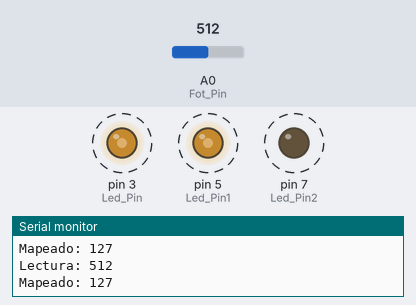
Bench run of a sketch on a simulated Arduino Uno, built with avr-gcc and run on an emulated ATmega328P. On the bench: output pins drawn as LEDs (lit = HIGH), the last lines printed to the serial monitor. Dashed ring = blinking. The inputs (shaded band) are chosen by the test bench; at power-on: A0 (Fot_Pin) = 512.

Above: at 1.0 s.
1.7 s: A0 (Fot_Pin) set to 716
5.3 s: A0 (Fot_Pin) set to 900
8.9 s: A0 (Fot_Pin) set to 122
At 9.0 s:
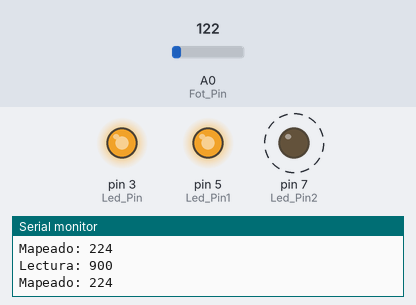
12.5 s: A0 (Fot_Pin) set to 0
At 13.41 s:
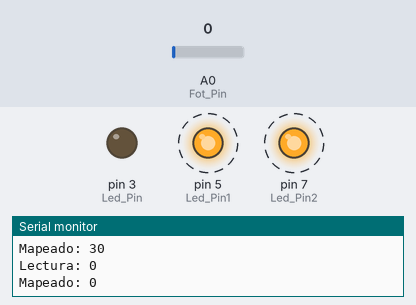
16.1 s: A0 (Fot_Pin) set to 511
At 17.01 s:
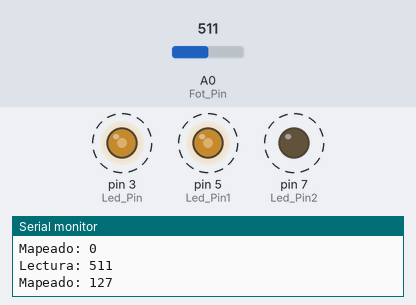
Timing chart, 0 to 20.7 s (numbered marks = the images above; inputs shaded):
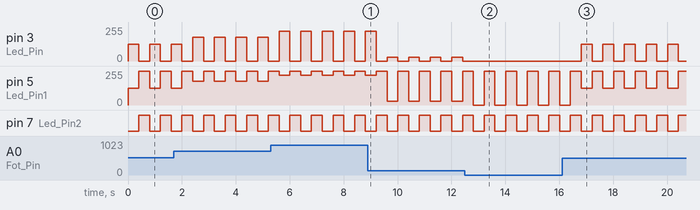

Measured:
- after the input at 12.5 s, pin 3 (Led_Pin): stops changing and stays 0/255
- after the input at 16.1 s, pin 3 (Led_Pin): alternates 127/255 for 0.40 s and 0/255 for 0.40 s, starting after 0.71 s
- by itself, pin 3 (Led_Pin): alternates 30/255 for 0.40 s and 0/255 for 0.40 s
- by itself, pin 5 (Led_Pin1): alternates 255/255 for 0.40 s and 127/255 for 0.40 s
- by itself, pin 7 (Led_Pin2): alternates HIGH for 0.40 s and LOW for 0.40 s

The sketch:

Codigo_Wassa.ino
```cpp
// Codigo Ejemplo
int Led_Pin = 3;
int Led_Pin1 = 5;
int Led_Pin2 = 7;
int Fot_Pin = A0;
int sensorValue = 0;
int outputValue = 0;
void setup()
{
  Serial.begin(9600);
 pinMode(Led_Pin, OUTPUT);
 pinMode(Led_Pin1, OUTPUT);
  pinMode(Led_Pin2, OUTPUT);
}
void loop()
{
  digitalWrite(Led_Pin, HIGH);
  digitalWrite(Led_Pin1, LOW);
  digitalWrite(Led_Pin2, LOW);
  sensorValue = analogRead(Fot_Pin);
  outputValue = map(sensorValue, 0, 1023, 0, 255);
  analogWrite(Led_Pin, outputValue);
  analogWrite(Led_Pin1, outputValue);
  Serial.print("Lectura: ");
  Serial.println(sensorValue);
  Serial.print("Mapeado: ");
  Serial.println(outputValue);
  delay(400);
  digitalWrite(Led_Pin, LOW);
  digitalWrite(Led_Pin2, HIGH);
  digitalWrite(Led_Pin1, HIGH);
  delay(400);
}
```
